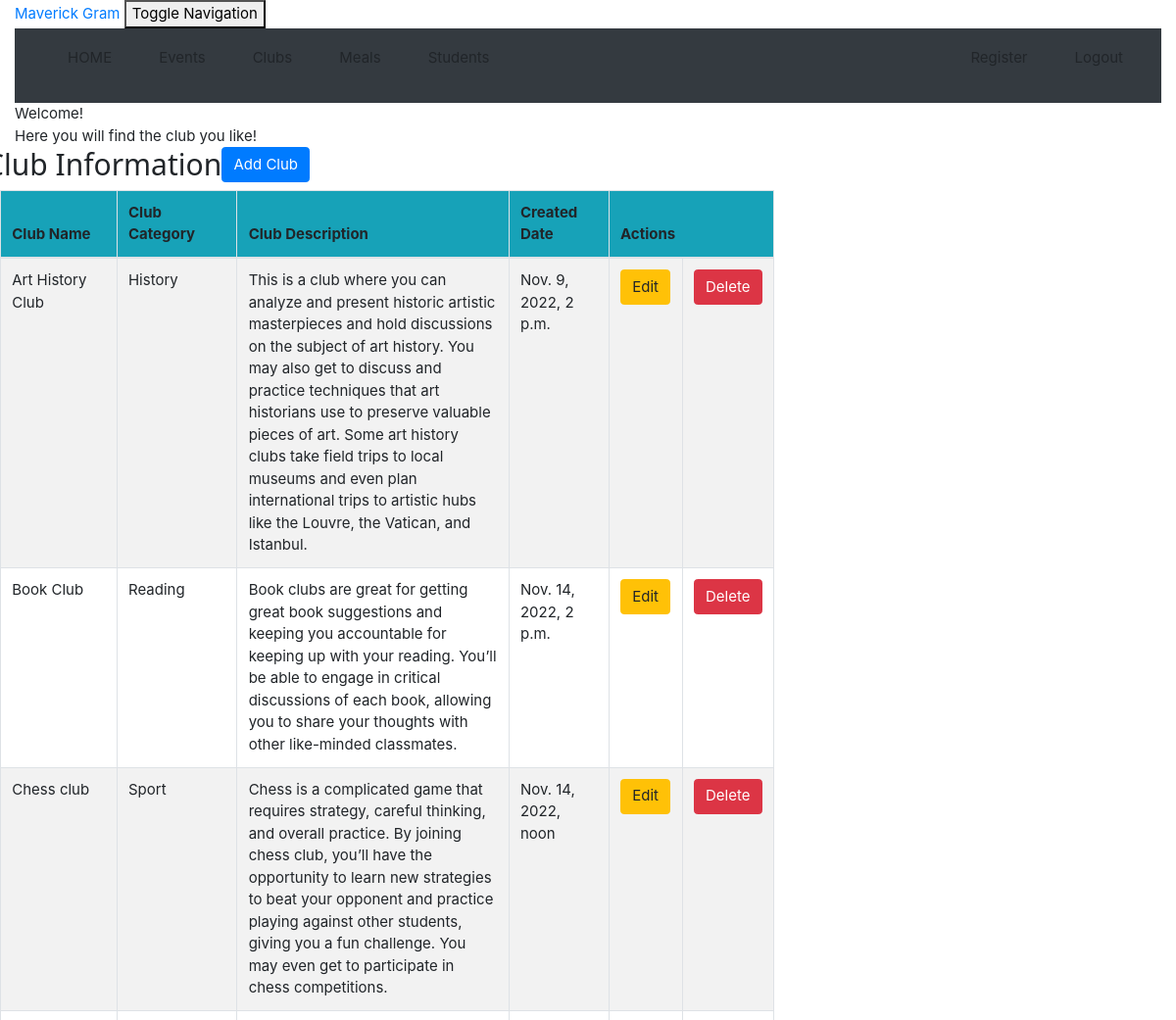
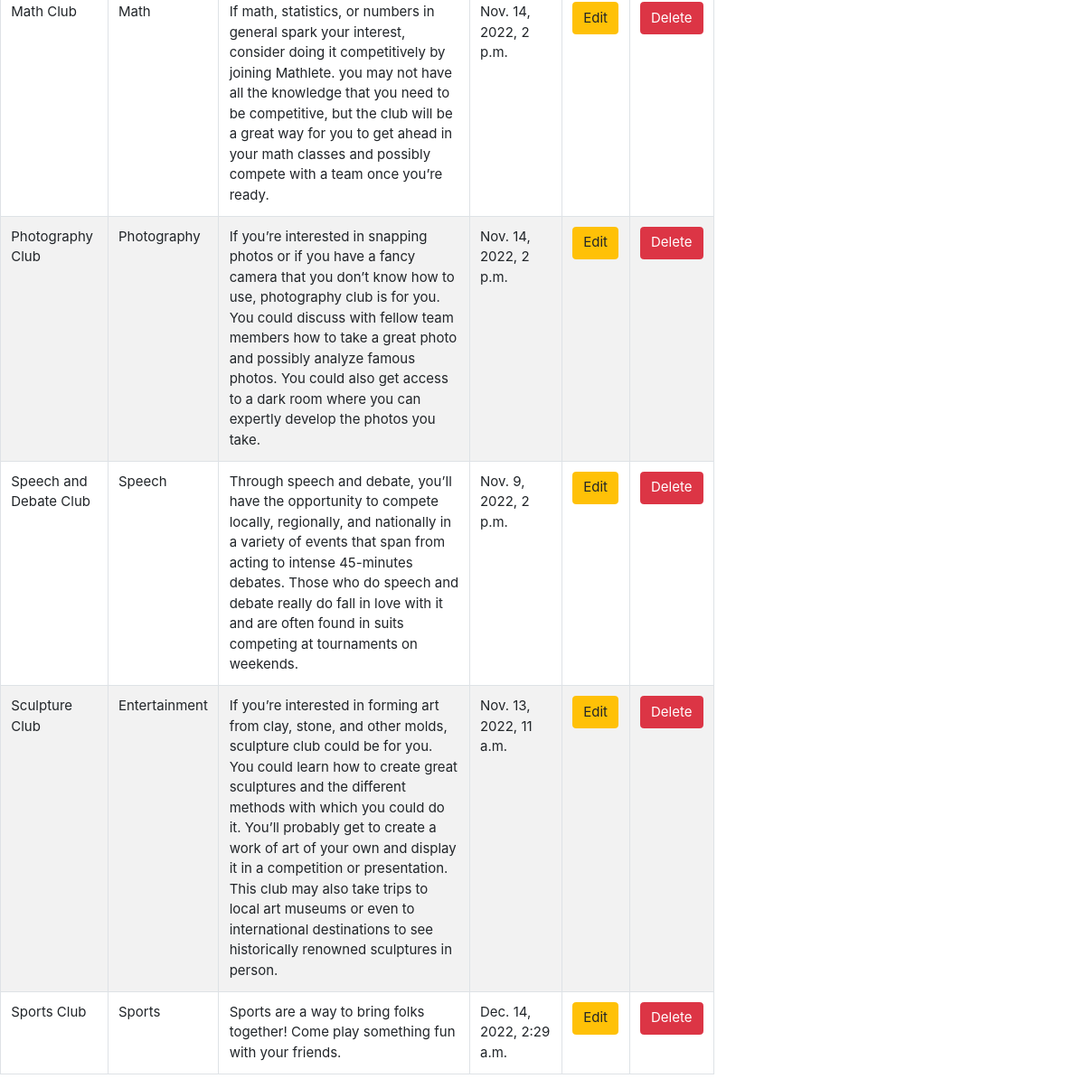
The page /club_list (signed in) on the database as committed earlier (2 pictures, top to bottom).
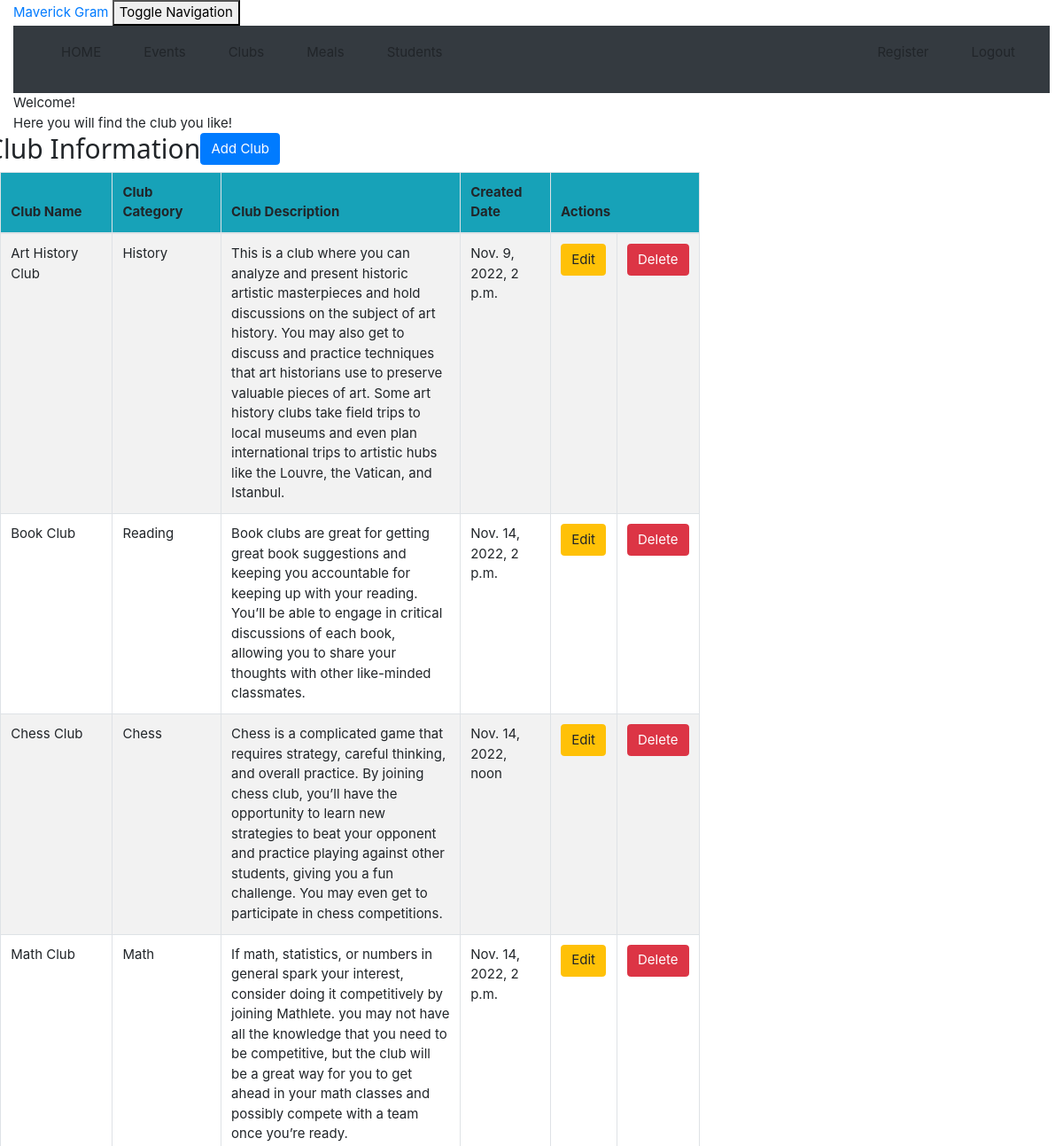
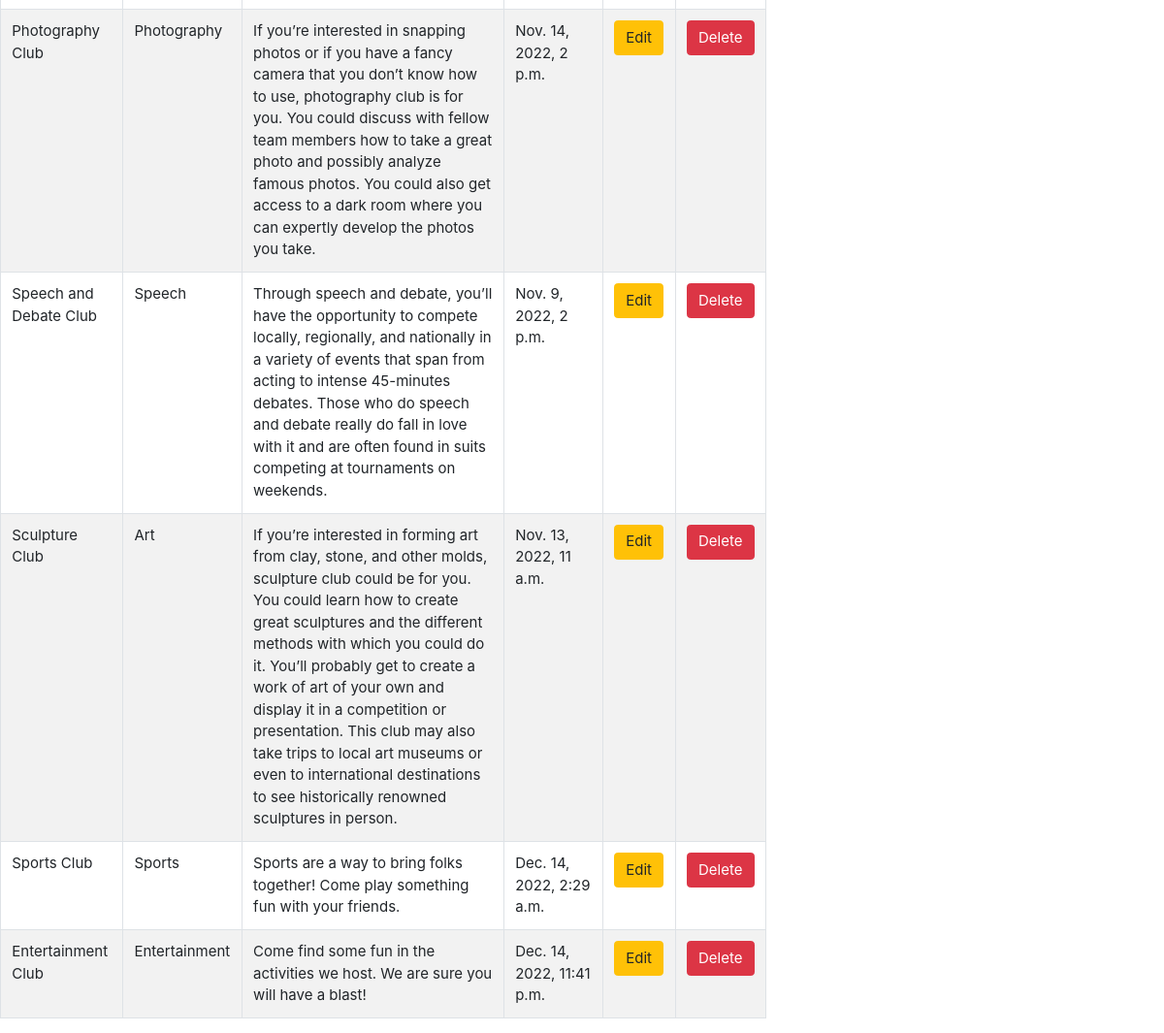
The same page on the database as committed later (2 pictures, top to bottom).
### crm/models.py (models this page shows, shortened)
class Club(models.Model):
    club_name = models.CharField(max_length=100)
    club_category = models.CharField(max_length=100)
    club_description = models.TextField()
    created_date = models.DateTimeField(
        default=timezone.now)

### crm/views.py (the view)
# urls.py: path('club_list', views.club_list, name='club_list'),
@login_required
def club_list(request):
    club = Club.objects.filter()
    return render(request, 'crm/club_list.html',
                  {'clubs': club})

### crm/templates/crm/club_list.html (shortened to what this page needs)
<!DOCTYPE html>
<html lang="en">
{% extends 'crm/base.html' %}
{% block content %}
    <html>
    <head>
    </head>
    <body class="bodylist">
    <div class="container">
        <div class="panel panel-primary">
            <div class="panel-heading">Welcome!</div>
            <div class="panel-body">
                Here you will find the club you like!
            </div>
        </div>
    </div>
    <div class="row">
        <h2>Club Information</h2>
        <td>  <a href="http://127.0.0.1:8000/admin/crm/club/add/"><span
                class="btn btn-primary">Add Club</span></a></td>
    </div>
    <div>
        <table class="table table-striped table-bordered table-hover w-auto">
            <thead>
            <tr class="bg-info">
                <th>Club Name</th>
                <th>Club Category</th>
                <th>Club Description</th>
                <th>Created　Date</th>
                <th colspan="4">Actions</th>
            </tr>
            </thead>
            <tbody>
            {% for club in clubs %}
                <tr>
                    <td>{{ club.club_name }}</td>
                    <td>{{ club.club_category }}</td>
                    <td>{{ club.club_description }}</td>
                    <td>{{ club.created_date }}</td>
                    <td><a href="{% url 'crm:club_edit' pk=club.pk %}"
                           class="btn btn-warning">Edit</a>
                    <td><a href="{% url 'crm:club_delete' pk=club.pk %}"
                           onclick="return confirm('Are you sure you want to delete?')"
                           class="btn btn-danger">Delete</a>
                </tr>
            {% endfor %}
            </tbody>
        </table>
    </div>
    </body>
    </html>
{% endblock %}

Rows that differ between the two databases and show on the page:
changed Club: club_name "Chess club" → "Chess Club"; club_category "Sport" → "Chess"
changed Club "Sculpture Club": club_category "Entertainment" → "Art"
added Club: club_name "Entertainment Club", club_category "Entertainment", club_description "Come find some fun in the activities we host. We are sure you will have a blast!", created_date "Dec. 14, 2022, 11:41 p.m."
